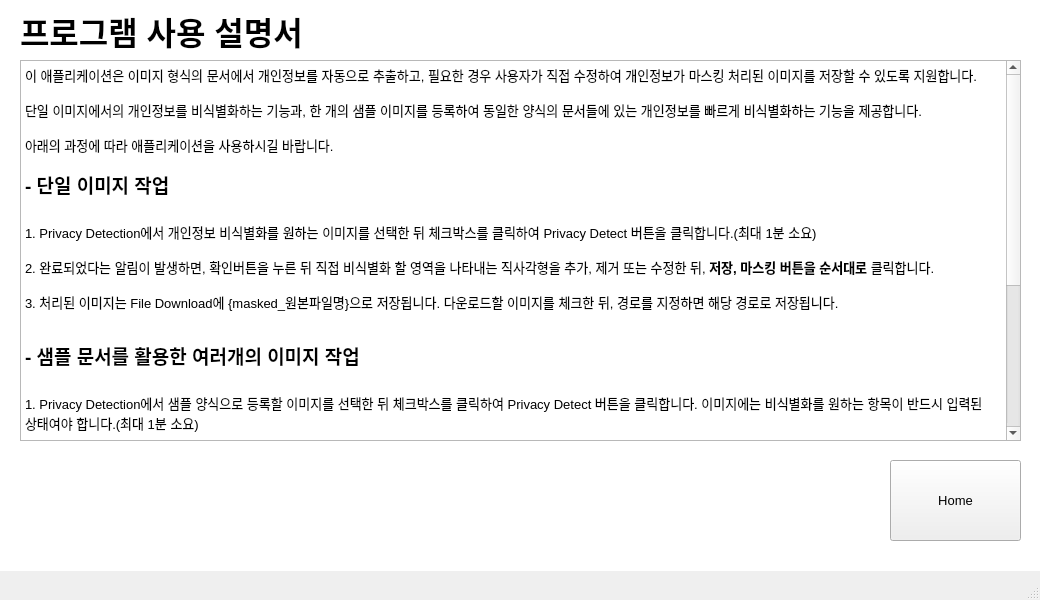
<?xml version="1.0" encoding="UTF-8"?>
<ui version="4.0">
 <class>MainWindow</class>
 <widget class="QMainWindow" name="MainWindow">
  <property name="geometry">
   <rect>
    <x>0</x>
    <y>0</y>
    <width>1040</width>
    <height>600</height>
   </rect>
  </property>
  <property name="windowTitle">
   <string>MainWindow</string>
  </property>
  <widget class="QWidget" name="centralwidget">
   <widget class="QLabel" name="label">
    <property name="geometry">
     <rect>
      <x>-20</x>
      <y>-50</y>
      <width>1141</width>
      <height>621</height>
     </rect>
    </property>
    <property name="font">
     <font>
      <pointsize>9</pointsize>
      <bold>false</bold>
     </font>
    </property>
    <property name="styleSheet">
     <string notr="true">background-color:white;</string>
    </property>
    <property name="text">
     <string/>
    </property>
   </widget>
   <widget class="QLabel" name="label_2">
    <property name="geometry">
     <rect>
      <x>20</x>
      <y>10</y>
      <width>351</width>
      <height>41</height>
     </rect>
    </property>
    <property name="font">
     <font>
      <pointsize>24</pointsize>
      <bold>true</bold>
     </font>
    </property>
    <property name="text">
     <string>프로그램 사용 설명서</string>
    </property>
   </widget>
   <widget class="QPushButton" name="pushButton_3">
    <property name="geometry">
     <rect>
      <x>890</x>
      <y>460</y>
      <width>131</width>
      <height>81</height>
     </rect>
    </property>
    <property name="font">
     <font>
      <pointsize>10</pointsize>
     </font>
    </property>
    <property name="text">
     <string>Home</string>
    </property>
   </widget>
   <widget class="QTextBrowser" name="textBrowser">
    <property name="geometry">
     <rect>
      <x>20</x>
      <y>60</y>
      <width>1001</width>
      <height>381</height>
     </rect>
    </property>
    <property name="html">
     <string>&lt;!DOCTYPE HTML PUBLIC &quot;-//W3C//DTD HTML 4.0//EN&quot; &quot;http://www.w3.org/TR/REC-html40/strict.dtd&quot;&gt;
&lt;html&gt;&lt;head&gt;&lt;meta name=&quot;qrichtext&quot; content=&quot;1&quot; /&gt;&lt;meta charset=&quot;utf-8&quot; /&gt;&lt;style type=&quot;text/css&quot;&gt;
p, li { white-space: pre-wrap; }
hr { height: 1px; border-width: 0; }
li.unchecked::marker { content: &quot;\2610&quot;; }
li.checked::marker { content: &quot;\2612&quot;; }
&lt;/style&gt;&lt;/head&gt;&lt;body style=&quot; font-family:'맑은 고딕'; font-size:9pt; font-weight:400; font-style:normal;&quot;&gt;
&lt;p style=&quot; margin-top:0px; margin-bottom:0px; margin-left:0px; margin-right:0px; -qt-block-indent:0; text-indent:0px;&quot;&gt;&lt;span style=&quot; font-size:10pt;&quot;&gt;이 애플리케이션은 이미지 형식의 문서에서 개인정보를 자동으로 추출하고, 필요한 경우 사용자가 직접 수정하여 개인정보가 마스킹 처리된 이미지를 저장할 수 있도록 지원합니다.&lt;/span&gt;&lt;/p&gt;
&lt;p style=&quot;-qt-paragraph-type:empty; margin-top:0px; margin-bottom:0px; margin-left:0px; margin-right:0px; -qt-block-indent:0; text-indent:0px; font-size:10pt;&quot;&gt;&lt;br /&gt;&lt;/p&gt;
&lt;p style=&quot; margin-top:0px; margin-bottom:0px; margin-left:0px; margin-right:0px; -qt-block-indent:0; text-indent:0px;&quot;&gt;&lt;span style=&quot; font-size:10pt;&quot;&gt;단일 이미지에서의 개인정보를 비식별화하는 기능과, 한 개의 샘플 이미지를 등록하여 동일한 양식의 문서들에 있는 개인정보를 빠르게 비식별화하는 기능을 제공합니다.&lt;/span&gt;&lt;/p&gt;
&lt;p style=&quot;-qt-paragraph-type:empty; margin-top:0px; margin-bottom:0px; margin-left:0px; margin-right:0px; -qt-block-indent:0; text-indent:0px; font-size:10pt;&quot;&gt;&lt;br /&gt;&lt;/p&gt;
&lt;p style=&quot; margin-top:0px; margin-bottom:0px; margin-left:0px; margin-right:0px; -qt-block-indent:0; text-indent:0px;&quot;&gt;&lt;span style=&quot; font-size:10pt;&quot;&gt;아래의 과정에 따라 애플리케이션을 사용하시길 바랍니다.&lt;/span&gt;&lt;/p&gt;
&lt;p style=&quot;-qt-paragraph-type:empty; margin-top:0px; margin-bottom:0px; margin-left:0px; margin-right:0px; -qt-block-indent:0; text-indent:0px; font-size:10pt;&quot;&gt;&lt;br /&gt;&lt;/p&gt;
&lt;p style=&quot; margin-top:0px; margin-bottom:0px; margin-left:0px; margin-right:0px; -qt-block-indent:0; text-indent:0px;&quot;&gt;&lt;span style=&quot; font-size:14pt; font-weight:700;&quot;&gt;- 단일 이미지 작업&lt;/span&gt;&lt;/p&gt;
&lt;p style=&quot;-qt-paragraph-type:empty; margin-top:0px; margin-bottom:0px; margin-left:0px; margin-right:0px; -qt-block-indent:0; text-indent:0px; font-size:14pt; font-weight:700;&quot;&gt;&lt;br /&gt;&lt;/p&gt;
&lt;p style=&quot; margin-top:0px; margin-bottom:0px; margin-left:0px; margin-right:0px; -qt-block-indent:0; text-indent:0px;&quot;&gt;&lt;span style=&quot; font-size:10pt;&quot;&gt;1. Privacy Detection에서 개인정보 비식별화를 원하는 이미지를 선택한 뒤 체크박스를 클릭하여 Privacy Detect 버튼을 클릭합니다.(최대 1분 소요)&lt;/span&gt;&lt;/p&gt;
&lt;p style=&quot;-qt-paragraph-type:empty; margin-top:0px; margin-bottom:0px; margin-left:0px; margin-right:0px; -qt-block-indent:0; text-indent:0px; font-size:10pt;&quot;&gt;&lt;br /&gt;&lt;/p&gt;
&lt;p style=&quot; margin-top:0px; margin-bottom:0px; margin-left:0px; margin-right:0px; -qt-block-indent:0; text-indent:0px;&quot;&gt;&lt;span style=&quot; font-size:10pt;&quot;&gt;2. 완료되었다는 알림이 발생하면, 확인버튼을 누른 뒤 직접 비식별화 할 영역을 나타내는 직사각형을 추가, 제거 또는 수정한 뒤, &lt;/span&gt;&lt;span style=&quot; font-size:10pt; font-weight:700;&quot;&gt;저장, 마스킹 버튼을 순서대로&lt;/span&gt;&lt;span style=&quot; font-size:10pt;&quot;&gt; 클릭합니다.&lt;/span&gt;&lt;/p&gt;
&lt;p style=&quot;-qt-paragraph-type:empty; margin-top:0px; margin-bottom:0px; margin-left:0px; margin-right:0px; -qt-block-indent:0; text-indent:0px; font-size:10pt;&quot;&gt;&lt;br /&gt;&lt;/p&gt;
&lt;p style=&quot; margin-top:0px; margin-bottom:0px; margin-left:0px; margin-right:0px; -qt-block-indent:0; text-indent:0px;&quot;&gt;&lt;span style=&quot; font-size:10pt;&quot;&gt;3. 처리된 이미지는 File Download에 {masked_원본파일명}으로 저장됩니다. 다운로드할 이미지를 체크한 뒤, 경로를 지정하면 해당 경로로 저장됩니다.&lt;/span&gt;&lt;/p&gt;
&lt;p style=&quot;-qt-paragraph-type:empty; margin-top:0px; margin-bottom:0px; margin-left:0px; margin-right:0px; -qt-block-indent:0; text-indent:0px; font-size:10pt;&quot;&gt;&lt;br /&gt;&lt;/p&gt;
&lt;p style=&quot;-qt-paragraph-type:empty; margin-top:0px; margin-bottom:0px; margin-left:0px; margin-right:0px; -qt-block-indent:0; text-indent:0px;&quot;&gt;&lt;br /&gt;&lt;/p&gt;
&lt;p style=&quot; margin-top:0px; margin-bottom:0px; margin-left:0px; margin-right:0px; -qt-block-indent:0; text-indent:0px;&quot;&gt;&lt;span style=&quot; font-size:14pt; font-weight:700;&quot;&gt;- 샘플 문서를 활용한 여러개의 이미지 작업&lt;/span&gt;&lt;/p&gt;
&lt;p style=&quot;-qt-paragraph-type:empty; margin-top:0px; margin-bottom:0px; margin-left:0px; margin-right:0px; -qt-block-indent:0; text-indent:0px; font-size:14pt; font-weight:700;&quot;&gt;&lt;br /&gt;&lt;/p&gt;
&lt;p style=&quot; margin-top:0px; margin-bottom:0px; margin-left:0px; margin-right:0px; -qt-block-indent:0; text-indent:0px;&quot;&gt;&lt;span style=&quot; font-size:10pt;&quot;&gt;1. Privacy Detection에서 샘플 양식으로 등록할 이미지를 선택한 뒤 체크박스를 클릭하여 Privacy Detect 버튼을 클릭합니다. 이미지에는 비식별화를 원하는 항목이 반드시 입력된 상태여야 합니다.(최대 1분 소요)&lt;/span&gt;&lt;/p&gt;
&lt;p style=&quot;-qt-paragraph-type:empty; margin-top:0px; margin-bottom:0px; margin-left:0px; margin-right:0px; -qt-block-indent:0; text-indent:0px; font-size:10pt;&quot;&gt;&lt;br /&gt;&lt;/p&gt;
&lt;p style=&quot; margin-top:0px; margin-bottom:0px; margin-left:0px; margin-right:0px; -qt-block-indent:0; text-indent:0px;&quot;&gt;&lt;span style=&quot; font-size:10pt;&quot;&gt;2. 완료되었다는 알림이 발생하면, 확인버튼을 누른 뒤 직접 비식별화 할 영역을 나타내는 직사각형을 추가, 제거 또는 수정한 뒤, &lt;/span&gt;&lt;span style=&quot; font-size:10pt; font-weight:700;&quot;&gt;저장 버튼&lt;/span&gt;&lt;span style=&quot; font-size:10pt;&quot;&gt;만을 클릭합니다.&lt;/span&gt;&lt;/p&gt;
&lt;p style=&quot;-qt-paragraph-type:empty; margin-top:0px; margin-bottom:0px; margin-left:0px; margin-right:0px; -qt-block-indent:0; text-indent:0px; font-size:10pt;&quot;&gt;&lt;br /&gt;&lt;/p&gt;
&lt;p style=&quot; margin-top:0px; margin-bottom:0px; margin-left:0px; margin-right:0px; -qt-block-indent:0; text-indent:0px;&quot;&gt;&lt;span style=&quot; font-size:10pt;&quot;&gt;3. 샘플 이미지는 샘플 리스트에 폴더 형태로 지정됩니다. 수정 버튼을 통해 비식별 처리할 영역을 수정할 수 있으며, 수정 후에는 반드시 저장 버튼을 클릭해야합니다.&lt;/span&gt;&lt;/p&gt;
&lt;p style=&quot; margin-top:0px; margin-bottom:0px; margin-left:0px; margin-right:0px; -qt-block-indent:0; text-indent:0px;&quot;&gt;&lt;span style=&quot; font-size:10pt;&quot;&gt;샘플파일명을 더블클릭하면 파일을 업로드할 수 있는 화면이 나타납니다. &lt;/span&gt;&lt;span style=&quot; font-size:10pt; font-weight:700;&quot;&gt;반드시 샘플 이미지와 동일한 양식을 가진 문서들만을 업로드하여야 합니다.&lt;/span&gt;&lt;/p&gt;
&lt;p style=&quot;-qt-paragraph-type:empty; margin-top:0px; margin-bottom:0px; margin-left:0px; margin-right:0px; -qt-block-indent:0; text-indent:0px; font-size:10pt; font-weight:700;&quot;&gt;&lt;br /&gt;&lt;/p&gt;
&lt;p style=&quot; margin-top:0px; margin-bottom:0px; margin-left:0px; margin-right:0px; -qt-block-indent:0; text-indent:0px;&quot;&gt;&lt;span style=&quot; font-size:10pt;&quot;&gt;4. 업로드한 문서들을 체크한 뒤 &lt;/span&gt;&lt;span style=&quot; font-size:10pt; font-weight:700;&quot;&gt;마스킹 버튼&lt;/span&gt;&lt;span style=&quot; font-size:10pt;&quot;&gt;을 클릭합니다.(이미지의 수에 따라 다소 시간이 걸릴 수 있음) 완료되었다는 알림이 발생하면 처리 결과를 Sample Results에서 샘플별로 확인할 수 있습니다.&lt;/span&gt;&lt;/p&gt;
&lt;p style=&quot;-qt-paragraph-type:empty; margin-top:0px; margin-bottom:0px; margin-left:0px; margin-right:0px; -qt-block-indent:0; text-indent:0px; font-size:10pt;&quot;&gt;&lt;br /&gt;&lt;/p&gt;
&lt;p style=&quot; margin-top:0px; margin-bottom:0px; margin-left:0px; margin-right:0px; -qt-block-indent:0; text-indent:0px;&quot;&gt;&lt;span style=&quot; font-size:10pt;&quot;&gt;5. Sample Results에서 샘플파일명을 더블클릭하면 앞서 처리한 문서들을 확인할 수 있습니다. 문서를 선택하여 수정 버튼을 누르면, 직접 비식별화할 영역을 수정할 수 있습니다. 수정 후 반드시 &lt;/span&gt;&lt;span style=&quot; font-size:10pt; font-weight:700;&quot;&gt;저장 버튼&lt;/span&gt;&lt;span style=&quot; font-size:10pt;&quot;&gt;을 눌러 저장하여야 합니다. &lt;/span&gt;&lt;/p&gt;
&lt;p style=&quot;-qt-paragraph-type:empty; margin-top:0px; margin-bottom:0px; margin-left:0px; margin-right:0px; -qt-block-indent:0; text-indent:0px; font-size:10pt;&quot;&gt;&lt;br /&gt;&lt;/p&gt;
&lt;p style=&quot; margin-top:0px; margin-bottom:0px; margin-left:0px; margin-right:0px; -qt-block-indent:0; text-indent:0px;&quot;&gt;&lt;span style=&quot; font-size:10pt;&quot;&gt;6. 마찬가지로 마스킹된 이미지들은 File Download에 샘플파일명 내부에 저장됩니다.  일괄적으로 다운받기 위해 샘플파일명 폴더를 체크하여 다운로드하거나, 샘플파일명을 더블클릭한 뒤{masked_원본파일명}으로 저장된 파일들을 체크하여 다운로드 할 수 있습니다.&lt;/span&gt;&lt;/p&gt;&lt;/body&gt;&lt;/html&gt;</string>
    </property>
   </widget>
  </widget>
  <widget class="QMenuBar" name="menubar">
   <property name="geometry">
    <rect>
     <x>0</x>
     <y>0</y>
     <width>1040</width>
     <height>22</height>
    </rect>
   </property>
  </widget>
  <widget class="QStatusBar" name="statusbar"/>
 </widget>
 <resources/>
 <connections/>
</ui>
